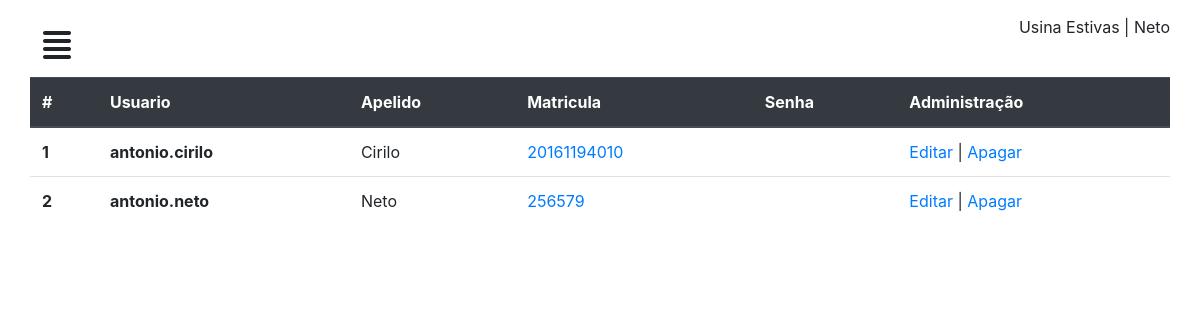
/perfil/usuarios/ (signed in), run on an earlier commit of the app's database.
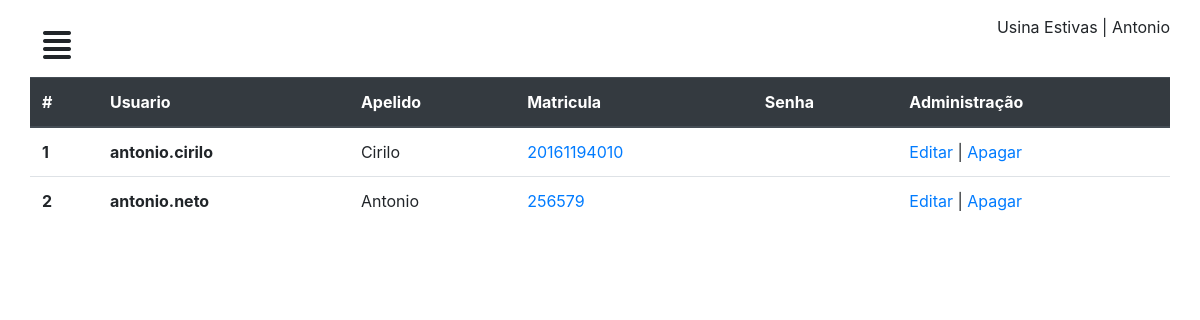
And on a later commit of the database.
### chamados/models.py (models this page shows, shortened)
class CustomUser (AbstractUser):
	matricula = models.CharField('matricula', max_length=11)
	apelido = models.CharField('apelido', max_length=50)

### chamados/views.py (the view)
# urls.py: path('perfil/usuarios/', usuarios, name="usuarios"),
@login_required
def usuarios(request):
	user = CustomUser.objects.all()
	contexto = {
	'usuarios': user
	}
	return render(request, 'admin/usuarios.html', contexto)

### chamados/templates/admin/usuarios.html (shortened to what this page needs)
{% extends "dashboard/baseperfil.html" %}
{% load static %}
{% block conteudo %}
<div id="mycall">
  <div class="row">
    <div class="col-12">
	<table class="table">
    <thead class="thead-dark">
      <tr>
        <th scope="col">#</th>
        <th scope="col">Usuario</th>
        <th scope="col">Apelido</th>
        <th scope="col">Matricula</th>
        <th scope="col">Senha</th>
        <th scope="col">Administração</th>
      </tr>
    </thead>
    <tbody>
      <tr>
        {% for usuario in usuarios %}
        <th scope="row">{{usuario.id}}</th>
        <th scope="row">{{usuario.username}}</th>
        <td >{{usuario.apelido}}</td>
        <td ><a href="#">{{usuario.matricula}}</a></td>
        <td > {{usuario.senha}}</td>
        <td> <a href="{% url 'dados' usuario.id %}">Editar</a> | <a href="#">Apagar</a></td>
      </tr>
      {% empty %}
    </tbody>
  </table>
  <p>Nenhum Usuario cadastrado</p>
  {% endfor %}
</div>
</div>
</div>
{% endblock %}

### chamados/templates/dashboard/baseperfil.html (shortened to what this page needs)
<!DOCTYPE html>
{% load static %}
<html>
<head>
	<link rel="stylesheet" type="text/css" href="{% static 'css/geral.css' %}" />
	<link rel="stylesheet" type="text/css" href="{% static 'bootstrap/css/bootstrap.min.css' %}" />
	<link rel="stylesheet" type="text/css" href="{% static 'css/dash.css' %}" />
</head>
<body>
	<div id="wrapper">
		<div id="page-content-wrapper">
			<div class="container-fluid">
				<div class="row">
					<div class="col-lg-12">
						<a href="#" class="btn" id="menu-toggle"><i class="fas fa-align-justify"></i></a> <span class="float-right"> Usina Estivas | {{user.apelido}}</span>
						{% block conteudo %}
						{% endblock %}
					</div>
				</div>
			</div>
		</div>
	</div>
</body>
</html>

What changed in the data, as far as the page shows it:
changed CustomUser "antonio.neto": apelido "Neto" → "Antonio"
